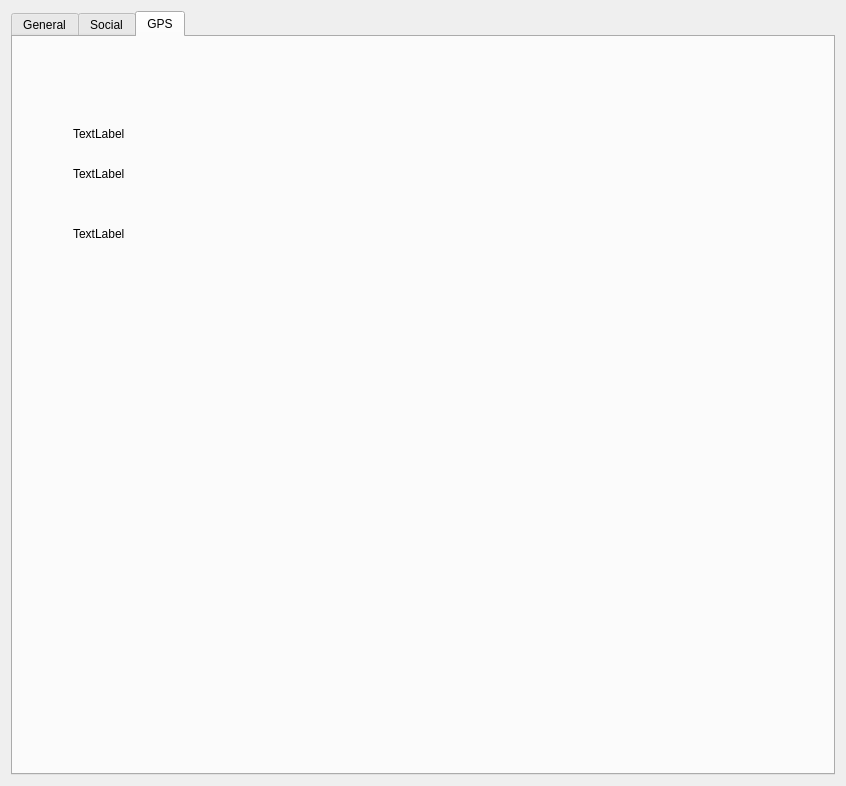
<?xml version="1.0" encoding="UTF-8"?>
<ui version="4.0">
 <class>MetadataEditPage</class>
 <widget class="QWidget" name="MetadataEditPage">
  <property name="geometry">
   <rect>
    <x>0</x>
    <y>0</y>
    <width>846</width>
    <height>786</height>
   </rect>
  </property>
  <layout class="QVBoxLayout" name="verticalLayout">
   <item>
    <widget class="QTabWidget" name="tabWidget">
     <property name="currentIndex">
      <number>2</number>
     </property>
     <widget class="QWidget" name="generalTab">
      <attribute name="title">
       <string>General</string>
      </attribute>
      <layout class="QVBoxLayout" name="verticalLayout_2">
       <item>
        <layout class="QFormLayout" name="infoLayout">
         <property name="fieldGrowthPolicy">
          <enum>QFormLayout::ExpandingFieldsGrow</enum>
         </property>
         <item row="0" column="0">
          <widget class="QLabel" name="label">
           <property name="sizePolicy">
            <sizepolicy hsizetype="Fixed" vsizetype="Fixed">
             <horstretch>0</horstretch>
             <verstretch>0</verstretch>
            </sizepolicy>
           </property>
           <property name="font">
            <font>
             <weight>75</weight>
             <bold>true</bold>
            </font>
           </property>
           <property name="text">
            <string>Title</string>
           </property>
          </widget>
         </item>
         <item row="0" column="1">
          <widget class="QLineEdit" name="Xmp_dc_title"/>
         </item>
         <item row="1" column="0">
          <widget class="QLabel" name="label_2">
           <property name="sizePolicy">
            <sizepolicy hsizetype="Fixed" vsizetype="Fixed">
             <horstretch>0</horstretch>
             <verstretch>0</verstretch>
            </sizepolicy>
           </property>
           <property name="font">
            <font>
             <weight>75</weight>
             <bold>true</bold>
            </font>
           </property>
           <property name="text">
            <string>Event</string>
           </property>
          </widget>
         </item>
         <item row="1" column="1">
          <widget class="QLineEdit" name="Xmp_iptcExt_Event"/>
         </item>
         <item row="2" column="0">
          <widget class="QLabel" name="label_11">
           <property name="font">
            <font>
             <weight>75</weight>
             <bold>true</bold>
            </font>
           </property>
           <property name="text">
            <string>Locations:</string>
           </property>
          </widget>
         </item>
         <item row="2" column="1">
          <widget class="QToolButton" name="locationEditButton">
           <property name="icon">
            <iconset resource="../QExiv2.qrc">
             <normaloff>:/images/edit.png</normaloff>:/images/edit.png</iconset>
           </property>
          </widget>
         </item>
         <item row="3" column="0">
          <widget class="QLabel" name="label_4">
           <property name="font">
            <font>
             <weight>75</weight>
             <bold>true</bold>
            </font>
           </property>
           <property name="text">
            <string>Created:</string>
           </property>
          </widget>
         </item>
         <item row="3" column="1">
          <widget class="QLabel" name="locationCreated">
           <property name="text">
            <string>_</string>
           </property>
          </widget>
         </item>
         <item row="4" column="0">
          <widget class="QLabel" name="label_6">
           <property name="font">
            <font>
             <weight>75</weight>
             <bold>true</bold>
            </font>
           </property>
           <property name="text">
            <string>Shown:</string>
           </property>
          </widget>
         </item>
         <item row="4" column="1">
          <widget class="QLabel" name="locationShown">
           <property name="text">
            <string>_</string>
           </property>
          </widget>
         </item>
         <item row="5" column="0">
          <widget class="QLabel" name="label_12">
           <property name="font">
            <font>
             <weight>75</weight>
             <bold>true</bold>
            </font>
           </property>
           <property name="text">
            <string>Date Time</string>
           </property>
          </widget>
         </item>
         <item row="5" column="1">
          <widget class="QToolButton" name="datetimeEditButton">
           <property name="icon">
            <iconset resource="../QExiv2.qrc">
             <normaloff>:/images/edit.png</normaloff>:/images/edit.png</iconset>
           </property>
          </widget>
         </item>
         <item row="6" column="0">
          <widget class="QLabel" name="label_13">
           <property name="font">
            <font>
             <weight>75</weight>
             <bold>true</bold>
            </font>
           </property>
           <property name="text">
            <string>Original:</string>
           </property>
          </widget>
         </item>
         <item row="6" column="1">
          <widget class="QLabel" name="datetimeOriginal">
           <property name="text">
            <string>_</string>
           </property>
          </widget>
         </item>
         <item row="7" column="0">
          <widget class="QLabel" name="label_14">
           <property name="font">
            <font>
             <weight>75</weight>
             <bold>true</bold>
            </font>
           </property>
           <property name="text">
            <string>Digitized</string>
           </property>
          </widget>
         </item>
         <item row="7" column="1">
          <widget class="QLabel" name="datetimeDigitized">
           <property name="text">
            <string>_</string>
           </property>
          </widget>
         </item>
         <item row="8" column="0">
          <widget class="QLabel" name="label_15">
           <property name="font">
            <font>
             <weight>75</weight>
             <bold>true</bold>
            </font>
           </property>
           <property name="text">
            <string>Modification</string>
           </property>
          </widget>
         </item>
         <item row="8" column="1">
          <widget class="QLabel" name="datetimeModified">
           <property name="text">
            <string>_</string>
           </property>
          </widget>
         </item>
         <item row="9" column="0">
          <widget class="QLabel" name="ratingLabel">
           <property name="sizePolicy">
            <sizepolicy hsizetype="Preferred" vsizetype="Fixed">
             <horstretch>0</horstretch>
             <verstretch>0</verstretch>
            </sizepolicy>
           </property>
           <property name="font">
            <font>
             <weight>75</weight>
             <bold>true</bold>
            </font>
           </property>
           <property name="text">
            <string>Rating</string>
           </property>
           <property name="alignment">
            <set>Qt::AlignBottom|Qt::AlignLeading|Qt::AlignLeft</set>
           </property>
          </widget>
         </item>
         <item row="9" column="1">
          <widget class="QDoubleSpinBox" name="ratingSpinBox">
           <property name="alignment">
            <set>Qt::AlignLeading|Qt::AlignLeft|Qt::AlignTop</set>
           </property>
           <property name="decimals">
            <number>1</number>
           </property>
           <property name="minimum">
            <double>-1.000000000000000</double>
           </property>
           <property name="maximum">
            <double>5.000000000000000</double>
           </property>
          </widget>
         </item>
        </layout>
       </item>
       <item>
        <widget class="QLabel" name="label_3">
         <property name="sizePolicy">
          <sizepolicy hsizetype="Preferred" vsizetype="Fixed">
           <horstretch>0</horstretch>
           <verstretch>0</verstretch>
          </sizepolicy>
         </property>
         <property name="font">
          <font>
           <weight>75</weight>
           <bold>true</bold>
          </font>
         </property>
         <property name="text">
          <string>Description</string>
         </property>
         <property name="alignment">
          <set>Qt::AlignBottom|Qt::AlignLeading|Qt::AlignLeft</set>
         </property>
        </widget>
       </item>
       <item>
        <widget class="QPlainTextEdit" name="Xmp_dc_description"/>
       </item>
       <item>
        <widget class="QLabel" name="imageCommentLabel">
         <property name="sizePolicy">
          <sizepolicy hsizetype="Preferred" vsizetype="Fixed">
           <horstretch>0</horstretch>
           <verstretch>0</verstretch>
          </sizepolicy>
         </property>
         <property name="font">
          <font>
           <weight>75</weight>
           <bold>true</bold>
          </font>
         </property>
         <property name="text">
          <string>Comment</string>
         </property>
         <property name="alignment">
          <set>Qt::AlignBottom|Qt::AlignLeading|Qt::AlignLeft</set>
         </property>
        </widget>
       </item>
       <item>
        <widget class="QPlainTextEdit" name="imageComment"/>
       </item>
       <item>
        <layout class="QHBoxLayout" name="horizontalLayout">
         <item>
          <widget class="QLabel" name="label_8">
           <property name="font">
            <font>
             <weight>75</weight>
             <bold>true</bold>
            </font>
           </property>
           <property name="text">
            <string>Keywords</string>
           </property>
          </widget>
         </item>
         <item>
          <widget class="QToolButton" name="keywordsEditButton">
           <property name="icon">
            <iconset resource="../QExiv2.qrc">
             <normaloff>:/images/edit.png</normaloff>:/images/edit.png</iconset>
           </property>
          </widget>
         </item>
         <item>
          <spacer name="horizontalSpacer">
           <property name="orientation">
            <enum>Qt::Horizontal</enum>
           </property>
           <property name="sizeHint" stdset="0">
            <size>
             <width>40</width>
             <height>20</height>
            </size>
           </property>
          </spacer>
         </item>
        </layout>
       </item>
       <item>
        <widget class="QPlainTextEdit" name="keywordssTextEdit"/>
       </item>
      </layout>
     </widget>
     <widget class="QWidget" name="socialTab">
      <attribute name="title">
       <string>Social</string>
      </attribute>
      <layout class="QVBoxLayout" name="verticalLayout_4">
       <item>
        <layout class="QVBoxLayout" name="verticalLayout_3">
         <item>
          <widget class="QLabel" name="label_5">
           <property name="sizePolicy">
            <sizepolicy hsizetype="Preferred" vsizetype="Fixed">
             <horstretch>0</horstretch>
             <verstretch>0</verstretch>
            </sizepolicy>
           </property>
           <property name="font">
            <font>
             <weight>75</weight>
             <bold>true</bold>
            </font>
           </property>
           <property name="text">
            <string>Album Title</string>
           </property>
          </widget>
         </item>
         <item>
          <widget class="QLineEdit" name="albumTitle"/>
         </item>
         <item>
          <widget class="QLabel" name="label_7">
           <property name="sizePolicy">
            <sizepolicy hsizetype="Preferred" vsizetype="Fixed">
             <horstretch>0</horstretch>
             <verstretch>0</verstretch>
            </sizepolicy>
           </property>
           <property name="font">
            <font>
             <weight>75</weight>
             <bold>true</bold>
            </font>
           </property>
           <property name="text">
            <string>Album Description</string>
           </property>
          </widget>
         </item>
         <item>
          <widget class="QPlainTextEdit" name="albumDescription"/>
         </item>
         <item>
          <widget class="QLabel" name="label_9">
           <property name="sizePolicy">
            <sizepolicy hsizetype="Preferred" vsizetype="Fixed">
             <horstretch>0</horstretch>
             <verstretch>0</verstretch>
            </sizepolicy>
           </property>
           <property name="font">
            <font>
             <weight>75</weight>
             <bold>true</bold>
            </font>
           </property>
           <property name="text">
            <string>Publisher Name</string>
           </property>
          </widget>
         </item>
         <item>
          <widget class="QLineEdit" name="publisherName"/>
         </item>
         <item>
          <widget class="QLabel" name="label_10">
           <property name="sizePolicy">
            <sizepolicy hsizetype="Preferred" vsizetype="Fixed">
             <horstretch>0</horstretch>
             <verstretch>0</verstretch>
            </sizepolicy>
           </property>
           <property name="font">
            <font>
             <weight>75</weight>
             <bold>true</bold>
            </font>
           </property>
           <property name="text">
            <string>Publisher Uri</string>
           </property>
          </widget>
         </item>
         <item>
          <widget class="QLineEdit" name="publisherUri"/>
         </item>
         <item>
          <widget class="QLabel" name="label_16">
           <property name="font">
            <font>
             <weight>75</weight>
             <bold>true</bold>
            </font>
           </property>
           <property name="text">
            <string>Date Time Published</string>
           </property>
          </widget>
         </item>
         <item>
          <widget class="QLineEdit" name="dateTimePublished">
           <property name="inputMask">
            <string>9999-99-99 99:99:99</string>
           </property>
           <property name="text">
            <string>0000-00-00 00:00:00</string>
           </property>
          </widget>
         </item>
         <item>
          <widget class="QLabel" name="label_17">
           <property name="font">
            <font>
             <weight>75</weight>
             <bold>true</bold>
            </font>
           </property>
           <property name="text">
            <string>Publisher Comment</string>
           </property>
          </widget>
         </item>
         <item>
          <widget class="QTextEdit" name="publisherComment"/>
         </item>
         <item>
          <layout class="QHBoxLayout" name="horizontalLayout_2">
           <item>
            <widget class="QLabel" name="label_18">
             <property name="font">
              <font>
               <weight>75</weight>
               <bold>true</bold>
              </font>
             </property>
             <property name="text">
              <string>Comments</string>
             </property>
            </widget>
           </item>
           <item>
            <spacer name="horizontalSpacer_2">
             <property name="orientation">
              <enum>Qt::Horizontal</enum>
             </property>
             <property name="sizeHint" stdset="0">
              <size>
               <width>40</width>
               <height>20</height>
              </size>
             </property>
            </spacer>
           </item>
           <item>
            <widget class="QToolButton" name="addCommentButton">
             <property name="focusPolicy">
              <enum>Qt::NoFocus</enum>
             </property>
             <property name="styleSheet">
              <string notr="true">QToolButton {border: none;}</string>
             </property>
             <property name="text">
              <string>Add</string>
             </property>
             <property name="icon">
              <iconset resource="../../FileManager/FileManager.qrc">
               <normaloff>:/images/add.png</normaloff>:/images/add.png</iconset>
             </property>
            </widget>
           </item>
           <item>
            <widget class="QToolButton" name="removeCommentButton">
             <property name="focusPolicy">
              <enum>Qt::NoFocus</enum>
             </property>
             <property name="styleSheet">
              <string notr="true">QToolButton {border: none;}</string>
             </property>
             <property name="text">
              <string>Del</string>
             </property>
             <property name="icon">
              <iconset resource="../QExiv2.qrc">
               <normaloff>:/images/delete.png</normaloff>:/images/delete.png</iconset>
             </property>
            </widget>
           </item>
          </layout>
         </item>
         <item>
          <widget class="QTableView" name="commentsTableView"/>
         </item>
        </layout>
       </item>
      </layout>
     </widget>
     <widget class="QWidget" name="tab">
      <attribute name="title">
       <string>GPS</string>
      </attribute>
      <widget class="QLabel" name="label_19">
       <property name="geometry">
        <rect>
         <x>60</x>
         <y>90</y>
         <width>57</width>
         <height>14</height>
        </rect>
       </property>
       <property name="text">
        <string>TextLabel</string>
       </property>
      </widget>
      <widget class="QLabel" name="label_20">
       <property name="geometry">
        <rect>
         <x>60</x>
         <y>130</y>
         <width>57</width>
         <height>14</height>
        </rect>
       </property>
       <property name="text">
        <string>TextLabel</string>
       </property>
      </widget>
      <widget class="QLabel" name="label_21">
       <property name="geometry">
        <rect>
         <x>60</x>
         <y>190</y>
         <width>57</width>
         <height>14</height>
        </rect>
       </property>
       <property name="text">
        <string>TextLabel</string>
       </property>
      </widget>
     </widget>
    </widget>
   </item>
  </layout>
 </widget>
 <resources>
  <include location="../../FileManager/FileManager.qrc"/>
  <include location="../QExiv2.qrc"/>
 </resources>
 <connections/>
</ui>
